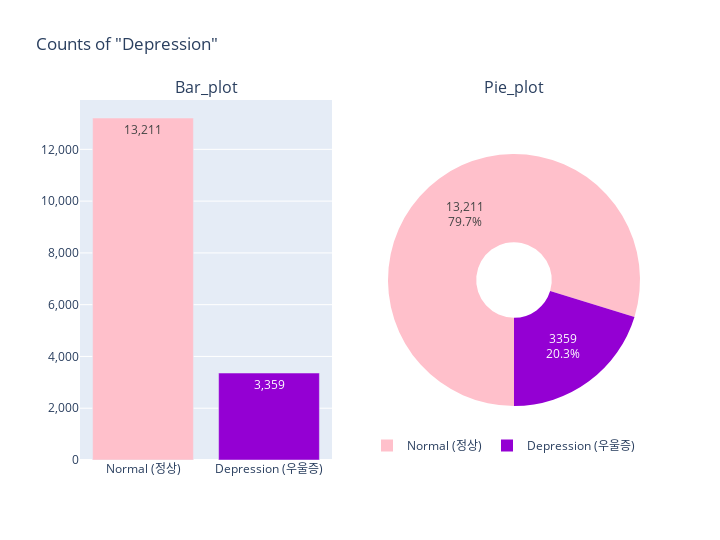

Notebook cell for this chart:
### Code cell
plot_depr = plsp(rows=1, cols=2,
                 subplot_titles=('Bar_plot','Pie_plot'),
                 specs=[[{'type':'xy'}, {'type':'domain'}]])
plot_depr.add_trace(
    go.Bar(x=count_depr.depression,
           y=count_depr.id,
           marker_color=['pink', 'darkviolet'],
           texttemplate="%{y:,}",
           showlegend=False
           ),
    row=1, col=1
)
plot_depr.add_trace(
    go.Pie(values=count_depr.id,
           labels=count_depr.depression,
           hole=0.3,
           showlegend=True,
           marker_colors=['pink', 'darkviolet'],
           hoverinfo="label+value+percent",
           textinfo='value+percent',
           rotation=180
           ),
    row=1, col=2
)
plot_depr.update_layout(title_text='Counts of "Depression"',
                        width=720,
                        height=540,
                        legend=dict(orientation='h',
                                    yanchor='bottom',
                                    y=0,
                                    xanchor='right',
                                    x=1)
                        )
plot_depr.update_yaxes(tickformat=',')
plot_depr.show()

### Figure 1 — Plotly figure (JSON) as saved in the notebook; plotly's stock layout.template omitted (floating-point values rounded to 4 significant figures)
{"data": [{"marker": {"color": ["pink", "darkviolet"]}, "showlegend": false, "texttemplate": "%{y:,}", "type": "bar", "x": ["Normal (정상)", "Depression (우울증)"], "xaxis": "x", "y": [13211, 3359], "yaxis": "y"}, {"domain": {"x": [0.55, 1], "y": [0, 1]}, "hole": 0.3, "hoverinfo": "label+value+percent", "labels": ["Normal (정상)", "Depression (우울증)"], "marker": {"colors": ["pink", "darkviolet"]}, "rotation": -180, "showlegend": true, "textinfo": "value+percent", "type": "pie", "values": [13211, 3359]}], "layout": {"annotations": [{"font": {"size": 16}, "showarrow": false, "text": "Bar_plot", "x": 0.225, "xanchor": "center", "xref": "paper", "y": 1, "yanchor": "bottom", "yref": "paper"}, {"font": {"size": 16}, "showarrow": false, "text": "Pie_plot", "x": 0.775, "xanchor": "center", "xref": "paper", "y": 1, "yanchor": "bottom", "yref": "paper"}], "height": 540, "legend": {"orientation": "h", "x": 1, "xanchor": "right", "y": 0, "yanchor": "bottom"}, "title": {"text": "Counts of \"Depression\""}, "width": 720, "xaxis": {"anchor": "y", "domain": [0, 0.45]}, "yaxis": {"anchor": "x", "domain": [0, 1], "tickformat": ","}}}
